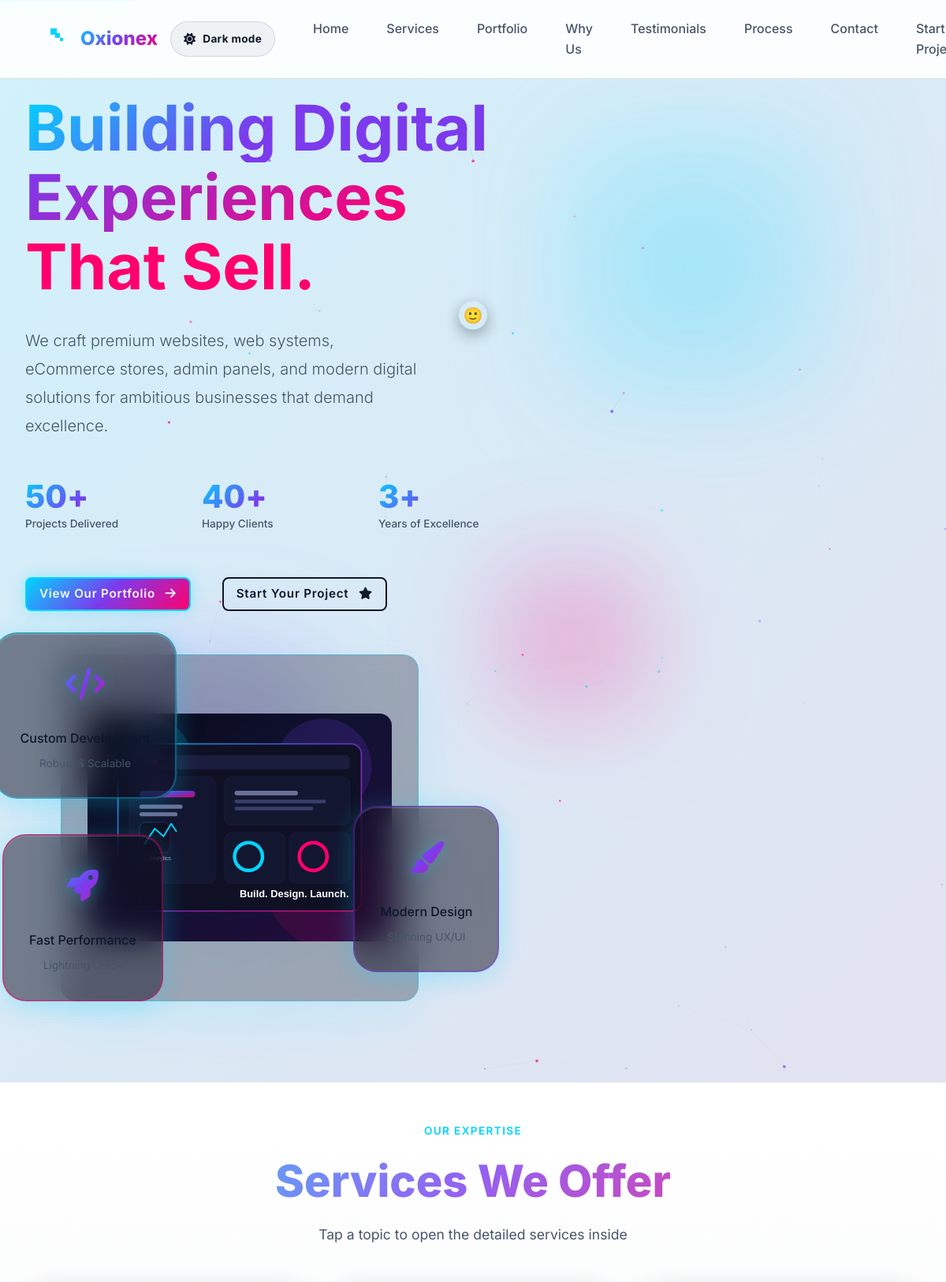
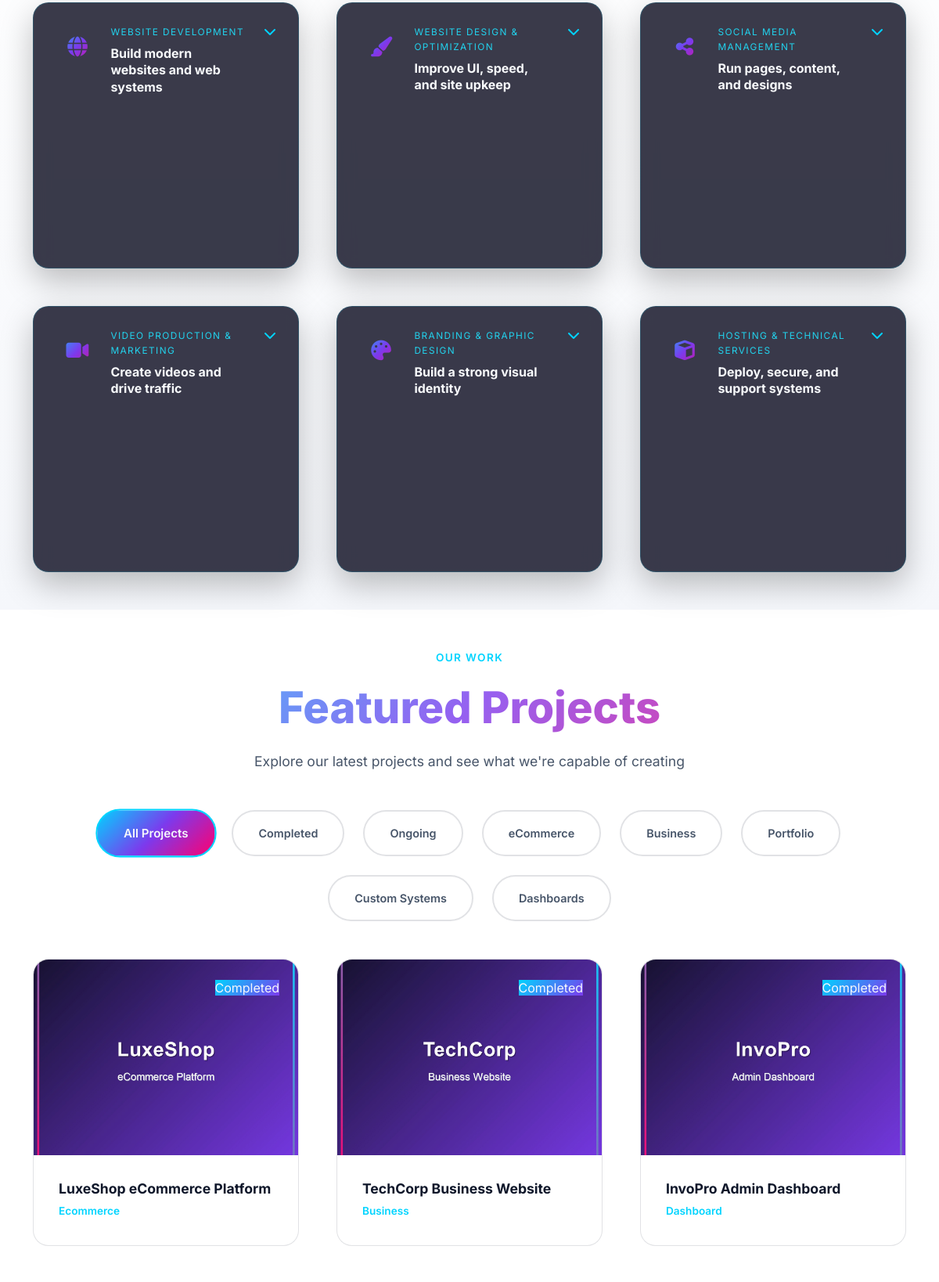
The page / (upper part) on the database its author committed (2 pictures, top to bottom).
### tables this page shows
CREATE TABLE IF NOT EXISTS services (
    id INT AUTO_INCREMENT PRIMARY KEY,
    title VARCHAR(255) NOT NULL,
    subtitle VARCHAR(255) NOT NULL,
    icon VARCHAR(100) NOT NULL DEFAULT 'fas fa-cube',
    points TEXT NOT NULL,
    sort_order INT DEFAULT 0,
    is_active TINYINT(1) DEFAULT 1,
    created_at TIMESTAMP DEFAULT CURRENT_TIMESTAMP
);

CREATE TABLE IF NOT EXISTS projects (
    id INT AUTO_INCREMENT PRIMARY KEY,
    title VARCHAR(255) NOT NULL,
    description TEXT NOT NULL,
    short_description VARCHAR(500),
    image VARCHAR(500),
    category ENUM('ecommerce','business','portfolio','custom','dashboard') NOT NULL DEFAULT 'business',
    technologies VARCHAR(500),
    status ENUM('ongoing','completed') NOT NULL DEFAULT 'completed',
    live_link VARCHAR(500),
    featured TINYINT(1) DEFAULT 0,
    sort_order INT DEFAULT 0,
    created_at TIMESTAMP DEFAULT CURRENT_TIMESTAMP
);

### index.php (the view, shortened to what this page needs)
<?php
require_once 'includes/db.php';
try {
    $projects = $pdo->query("SELECT * FROM projects ORDER BY featured DESC, sort_order ASC")->fetchAll(PDO::FETCH_ASSOC);
    $services = $pdo->query("SELECT * FROM services WHERE is_active = 1 ORDER BY sort_order ASC, created_at DESC")->fetchAll(PDO::FETCH_ASSOC);
} catch (PDOException $e) {
    $projects = [];
    $services = [];
    $testimonials = [];
    $statistics = [];
}
?>
<!DOCTYPE html>
<html lang="en">
<head>
    <link href="https://cdn.jsdelivr.net/npm/bootstrap@5.3.0/dist/css/bootstrap.min.css" rel="stylesheet">
    <link rel="stylesheet" href="https://cdnjs.cloudflare.com/ajax/libs/font-awesome/6.4.0/css/all.min.css">
    <link rel="stylesheet" href="https://cdn.jsdelivr.net/npm/swiper@10/swiper-bundle.min.css">
    <link rel="stylesheet" href="assets/css/style.css">
    <link rel="stylesheet" href="assets/css/animations.css">
    <link rel="stylesheet" href="assets/css/responsive.css">
    <link rel="stylesheet" href="assets/css/cursor-follower.css">
    <link rel="stylesheet" href="assets/css/project-preview.css">
</head>
<body>
    <?php include 'includes/header.php'; ?>
    <section id="hero" class="hero-section">
        <div class="hero-background">
            <div class="animated-gradient"></div>
            <div class="floating-blob blob-1"></div>
            <div class="floating-blob blob-2"></div>
            <div class="floating-blob blob-3"></div>
            <canvas id="particleCanvas"></canvas>
        </div>
        <div class="container-fluid">
            <div class="row align-items-start align-items-lg-center">
                <div class="col-lg-6 hero-content">
                    <div class="hero-title">
                        <h1 class="display-1 fw-bold mb-4">
                            <span class="gradient-text">Building Digital</span>
                            <span class="gradient-text-secondary">Experiences</span>
                            <span class="highlight-text"> That Sell.</span>
                        </h1>
                    </div>
                    <p class="hero-subtitle lead mb-5">
                        We craft premium websites, web systems, eCommerce stores, admin panels, and modern digital solutions for ambitious businesses that demand excellence.
                    </p>
                    <div class="hero-stats mb-5">
                        <div class="stat-item">
                            <h3 class="stat-number"><span class="counter">50</span>+</h3>
                            <p class="stat-label">Projects Delivered</p>
                        </div>
                        <div class="stat-item">
                            <h3 class="stat-number"><span class="counter">40</span>+</h3>
                            <p class="stat-label">Happy Clients</p>
                        </div>
                        <div class="stat-item">
                            <h3 class="stat-number"><span class="counter">3</span>+</h3>
                            <p class="stat-label">Years of Excellence</p>
                        </div>
                    </div>
                    <div class="hero-buttons">
                        <button type="button" class="btn btn-primary-glow btn-lg" onclick="document.getElementById('portfolio')?.scrollIntoView({behavior:'smooth', block:'start'}); window.location.hash='portfolio';">
                            <span>View Our Portfolio</span>
                            <i class="fas fa-arrow-right ms-2"></i>
                        </button>
                        <a href="start_project.php" class="btn btn-outline-light btn-lg ms-3">
                            <span>Start Your Project</span>
                            <i class="fas fa-star ms-2"></i>
                        </a>
                    </div>
                </div>
                <div class="col-lg-6 hero-visual" id="hero-cards">
                    <div class="floating-card card-1">
                        <div class="card-icon">
                            <i class="fas fa-code"></i>
                        </div>
                        <p>Custom Development</p>
                        <small style="color: var(--gray-text); font-size: 0.85rem; margin-top: 0.5rem; display: block;">Robust & Scalable</small>
                    </div>
                    <div class="floating-card card-2">
                        <div class="card-icon">
                            <i class="fas fa-paint-brush"></i>
                        </div>
                        <p>Modern Design</p>
                        <small style="color: var(--gray-text); font-size: 0.85rem; margin-top: 0.5rem; display: block;">Stunning UX/UI</small>
                    </div>
                    <div class="floating-card card-3">
                        <div class="card-icon">
                            <i class="fas fa-rocket"></i>
                        </div>
                        <p>Fast Performance</p>
                        <small style="color: var(--gray-text); font-size: 0.85rem; margin-top: 0.5rem; display: block;">Lightning Quick</small>
                    </div>
                    <div class="hero-image-wrapper">
                        <div class="hero-image-frame">
                            <img src="assets/images/hero-showcase.svg" alt="Digital Solutions" class="hero-image">
                        </div>
                    </div>
                </div>
            </div>
        </div>
    </section>
    <section id="services" class="services-section py-5">
        <div class="container">
            <div class="section-header text-center mb-5">
                <span class="section-label">OUR EXPERTISE</span>
                <h2 class="section-title">Services We Offer</h2>
                <p class="section-subtitle">Tap a topic to open the detailed services inside</p>
            </div>
            <div class="services-grid services-accordion-grid">
                <?php foreach ($services as $service): ?>
                <?php
                    $serviceId = 'service-' . (int) $service['id'];
                ?>
                <div class="service-card">
                    <button class="service-toggle" type="button" data-bs-toggle="collapse" data-bs-target="#<?php echo $serviceId; ?>" aria-expanded="false" aria-controls="<?php echo $serviceId; ?>">
                        <span class="service-heading">
                            <span class="service-icon"><i class="<?php echo htmlspecialchars($service['icon'] ?? 'fas fa-cube'); ?>"></i></span>
                            <span>
                                <span class="service-kicker"><?php echo htmlspecialchars($service['title']); ?></span>
                                <span class="service-title-inline"><?php echo htmlspecialchars($service['subtitle']); ?></span>
                            </span>
                        </span>
                        <i class="fas fa-chevron-down service-arrow"></i>
                    </button>
                </div>
                <?php endforeach; ?>
            </div>
        </div>
    </section>
    <section id="portfolio" class="portfolio-section py-5">
        <div class="container">
            <div class="section-header text-center mb-5">
                <span class="section-label">OUR WORK</span>
                <h2 class="section-title">Featured Projects</h2>
                <p class="section-subtitle">Explore our latest projects and see what we're capable of creating</p>
            </div>
            <div class="filter-container text-center mb-5">
                <button class="filter-btn active" data-filter="all">All Projects</button>
                <button class="filter-btn" data-filter="completed">Completed</button>
                <button class="filter-btn" data-filter="ongoing">Ongoing</button>
                <button class="filter-btn" data-filter="ecommerce">eCommerce</button>
                <button class="filter-btn" data-filter="business">Business</button>
                <button class="filter-btn" data-filter="portfolio">Portfolio</button>
                <button class="filter-btn" data-filter="custom">Custom Systems</button>
                <button class="filter-btn" data-filter="dashboard">Dashboards</button>
            </div>
            <div class="projects-grid" id="projectsContainer">
                <?php foreach ($projects as $project): ?>
                <div class="project-card" data-project-id="<?php echo $project['id']; ?>" data-category="<?php echo htmlspecialchars($project['category']); ?>" data-status="<?php echo htmlspecialchars($project['status']); ?>" onclick="openProjectPreview(<?php echo $project['id']; ?>, this)" style="cursor: pointer;">
                    <div class="project-image">
                        <img src="<?php echo htmlspecialchars($project['image']); ?>" alt="<?php echo htmlspecialchars($project['title']); ?>" class="img-fluid">
                        <div class="project-status-badge">
                            <span class="status-<?php echo htmlspecialchars($project['status']); ?>">
                                <?php echo ucfirst(htmlspecialchars($project['status'])); ?>
                            </span>
                        </div>
                    </div>
                    <div class="project-info">
                        <h4><?php echo htmlspecialchars($project['title']); ?></h4>
                        <p class="project-category"><?php echo htmlspecialchars(ucfirst($project['category'])); ?></p>
                    </div>
                </div>
                <?php endforeach; ?>
            </div>
        </div>
    </section>
    <?php include 'includes/footer.php'; ?>
</body>
</html>

### assets/css/animations.css (style rules this page uses)
.counter { display: inline-block; }
body { animation: pageEnter 0.6s ease-out; }

### assets/css/responsive.css (style rules this page uses)
@media (min-width: 769px) { .projects-grid, .services-grid { display: flex !important; flex-wrap: wrap !important; justify-content: center !important; align-items: stretch !important; gap: var(--spacing-lg) !important; } }
@media (min-width: 769px) { .projects-grid .project-card, .services-grid .service-card { flex: 1 1 320px !important; max-width: 420px !important; display: flex !important; flex-direction: column !important; height: 100% !important; min-height: 340px !important; } }
@media (min-width: 769px) { .project-info { flex: 1 1 auto !important; } }
@media (min-width: 1200px) { .services-accordion-grid { grid-template-columns: repeat(4, 1fr); grid-auto-rows: 1fr; align-items: stretch; gap: var(--spacing-lg); } }
@media (min-width: 1200px) { .services-accordion-grid .service-card { height: 100%; min-height: 260px; padding: 1.75rem; display: flex; flex-direction: column; justify-content: flex-start; } }
@media (min-width: 1200px) { .services-accordion-grid .service-card:nth-child(5) { grid-column: 2; } }
@media (min-width: 1200px) { .services-accordion-grid .service-card:nth-child(6) { grid-column: 3; } }

### rows shown on the page
services: title "WEBSITE DEVELOPMENT", subtitle "Build modern websites and web systems"
services: title "WEBSITE DESIGN & OPTIMIZATION", subtitle "Improve UI, speed, and site upkeep"
services: title "SOCIAL MEDIA MANAGEMENT", subtitle "Run pages, content, and designs"
services: title "VIDEO PRODUCTION & MARKETING", subtitle "Create videos and drive traffic"
services: title "BRANDING & GRAPHIC DESIGN", subtitle "Build a strong visual identity"
services: title "HOSTING & TECHNICAL SERVICES", subtitle "Deploy, secure, and support systems"
projects: image (picture), status "Completed", title "LuxeShop eCommerce Platform", category "Ecommerce"
projects: image (picture), status "Completed", title "TechCorp Business Website", category "Business"
projects: image (picture), status "Completed", title "InvoPro Admin Dashboard", category "Dashboard"
